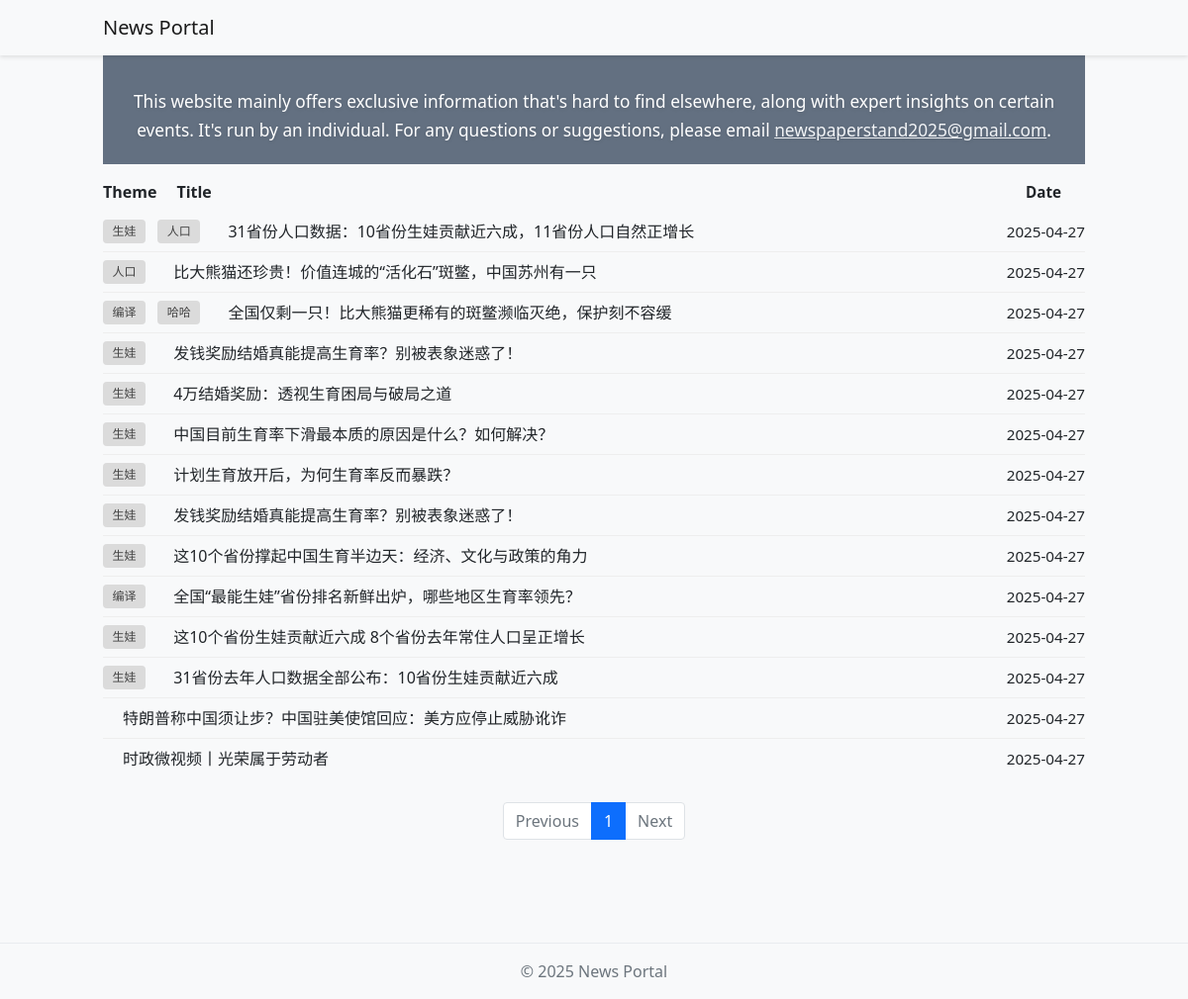
The app's page /, older data.
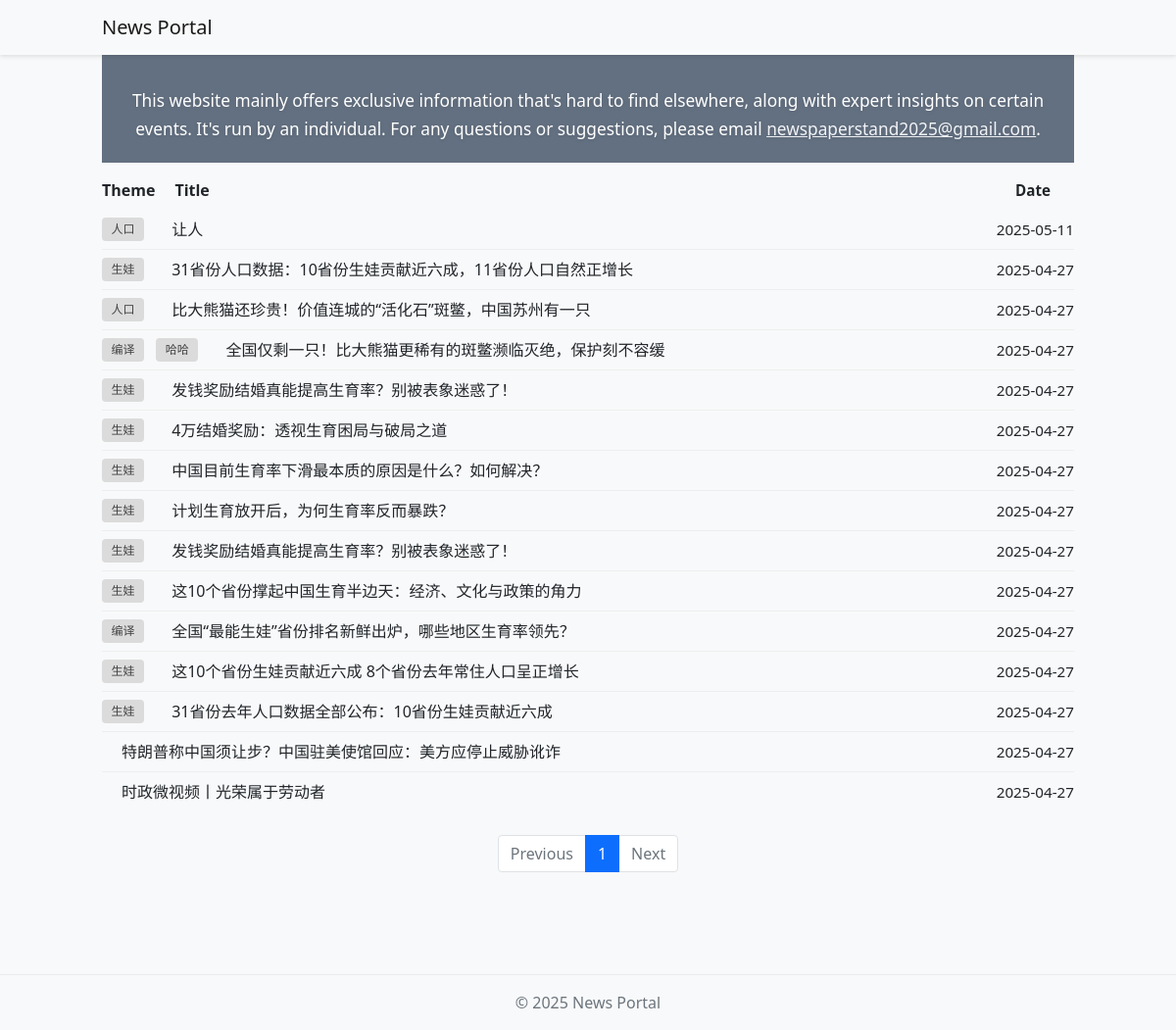
The same page, newer data.
### app/models.py (models this page shows, shortened)
class Tag(db.Model):
    id = db.Column(db.Integer, primary_key=True)
    name = db.Column(db.String(50), unique=True, nullable=False)
    created_at = db.Column(db.DateTime, default=datetime.utcnow)

class Article(db.Model):
    id = db.Column(db.Integer, primary_key=True)
    title = db.Column(db.String(200), nullable=False)
    subtitle = db.Column(db.String(200))
    content = db.Column(db.Text, nullable=False)
    is_published = db.Column(db.Boolean, default=False)
    is_top = db.Column(db.Boolean, default=False)
    is_recommended = db.Column(db.Boolean, default=False)
    created_at = db.Column(db.DateTime, default=datetime.utcnow)
    updated_at = db.Column(
        db.DateTime, default=datetime.utcnow, onupdate=datetime.utcnow
    )
    author_id = db.Column(db.Integer, db.ForeignKey("user.id"))
    tags = db.relationship("Tag", secondary="article_tag", backref="articles")
    images = db.relationship("Image", backref="article", lazy="dynamic")

### app/main/routes.py (the view)
@bp.route("/")
def index():
    page = request.args.get("page", 1, type=int)
    top_articles = (
        Article.query.filter_by(is_published=True, is_top=True)
        .order_by(Article.created_at.desc())
        .limit(4)
        .all()
    )
    recommended_articles = (
        Article.query.filter_by(is_published=True, is_recommended=True)
        .order_by(Article.created_at.desc())
        .limit(6)
        .all()
    )
    latest_articles = (
        Article.query.filter_by(is_published=True)
        .order_by(Article.created_at.desc())
        .paginate(page=page, per_page=current_app.config["POSTS_PER_PAGE"])
    )
    return render_template(
        "main/index.html",
        top_articles=top_articles,
        recommended_articles=recommended_articles,
        latest_articles=latest_articles.items,
        pagination=latest_articles,
    )

### app/templates/main/index.html (shortened to what this page needs)
{% extends "base.html" %} {% block content %}
<div class="homepage-bg container">
  <div class="homepage-intro-inner">
    This website mainly offers exclusive information that's hard to find
    elsewhere, along with expert insights on certain events. It's run by an
    individual. For any questions or suggestions, please email
    <a href="mailto:newspaperstand2025@gmail.com" style="color: #f1f3f6"
      >newspaperstand2025@gmail.com</a
    >.
  </div>
  <div class="homepage-container">
    <div class="mb-4">
      <div
        class="article-list-row"
        style="
          font-weight: bold;
          background: #f5f5f5;
          cursor: default;
          text-align: center;
        "
      >
        <div
          class="article-list-tags"
          style="text-align: center; margin-right: 20px"
        >
          Theme
        </div>
        <div
          class="article-list-title"
          style="text-align: left; margin-left: 20px"
        >
          Title
        </div>
        <div class="article-list-date" style="text-align: left">Date</div>
      </div>
      {% for article in latest_articles %}
      <div
        class="article-list-row{% if not loop.last %} not-last{% endif %}"
        onclick="window.location='{{ url_for('main.article', id=article.id) }}'"
        style="cursor: pointer"
      >
        <div class="article-list-tags" style="margin-right: 20px">
          {% for tag in article.tags %}
          <a
            href="{{ url_for('main.tag', id=tag.id) }}"
            class="badge bg-secondary text-decoration-none"
            onclick="event.stopPropagation();"
            >{{ tag.name }}</a
          >
          {% endfor %}
        </div>
        <div class="article-list-title" style="margin-left: 20px">
          {{ article.title }}
        </div>
        <div class="article-list-date" style="text-align: left">
          {{ article.created_at.strftime('%Y-%m-%d') }}
        </div>
      </div>
      {% endfor %} {% if pagination %}
      <nav aria-label="Page navigation" class="mt-4">
        <ul class="pagination justify-content-center">
          {% if pagination.has_prev %}
          <li class="page-item">
            <a
              class="page-link"
              href="{{ url_for('main.index', page=pagination.prev_num) }}"
              >Previous</a
            >
          </li>
          {% else %}
          <li class="page-item disabled">
            <span class="page-link">Previous</span>
          </li>
          {% endif %} {% for page in pagination.iter_pages() %} {% if page %} {%
          if page != pagination.page %}
          <li class="page-item">
            <a class="page-link" href="{{ url_for('main.index', page=page) }}"
              >{{ page }}</a
            >
          </li>
          {% else %}
          <li class="page-item active">
            <span class="page-link">{{ page }}</span>
          </li>
          {% endif %} {% else %}
          <li class="page-item disabled">
            <span class="page-link">...</span>
          </li>
          {% endif %} {% endfor %} {% if pagination.has_next %}
          <li class="page-item">
            <a
              class="page-link"
              href="{{ url_for('main.index', page=pagination.next_num) }}"
              >Next</a
            >
          </li>
          {% else %}
          <li class="page-item disabled">
            <span class="page-link">Next</span>
          </li>
          {% endif %}
        </ul>
      </nav>
      {% endif %}
    </div>
  </div>
</div>
{% endblock %}

Row changes from the older to the newer data that the page shows:
added Article: title "让人", created_at "2025-05-11", Tag (name "人口")
changed Article "31省份人口数据：10省份生娃贡献近六成，11省份人口自然正增长": loses Tag (name "人口")
